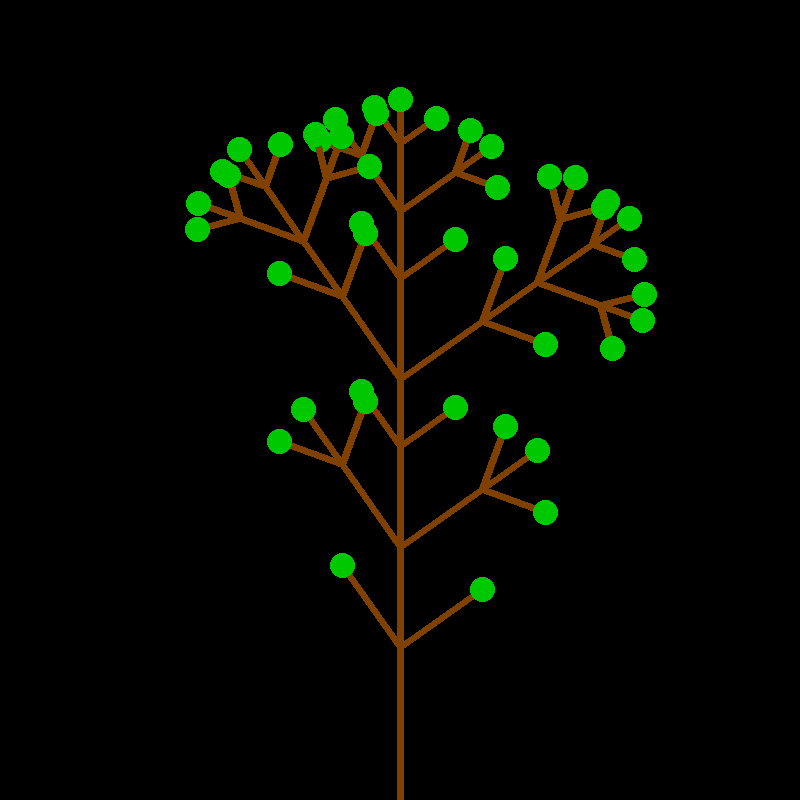

The Python source for this figure:

from PIL import Image, ImageDraw
from math import radians, sin, cos

SIZE = (800, 800)
START_POS = (400, 799)
LENGTH = 700
ANGLE_LEFT = 55
ANGLE_RIGHT = 35
WIDTH = 7
RADIUS = 12
LEAF_WIDTH = 20

def draw_tree(im, pos, bearing, depth, length, leaf):
    x, y = pos
    if depth > 1:
        draw_tree(im, pos, bearing, depth-1, length * 0.6, leaf=False)
        pos2 = (
            x + cos(radians(bearing)) * length * 0.6,
            y - sin(radians(bearing)) * length * 0.6
        )
        draw_tree(im, pos2, bearing, depth-1, length * 0.4, leaf=leaf)
        draw_tree(im, pos2, bearing - ANGLE_LEFT, depth-1, length * 0.4, leaf=True)
        draw_tree(im, pos2, bearing + ANGLE_RIGHT, depth-1, length * 0.4, leaf=True)
    else:
        pos2 = (
            x + cos(radians(bearing)) * length,
            y - sin(radians(bearing)) * length
        )
        d = ImageDraw.ImageDraw(im)
        d.line([pos, pos2], width=WIDTH, fill=(128, 64, 0))
        if leaf:
            d.circle(xy=pos2, radius=RADIUS, fill=(0, 200, 0), width=LEAF_WIDTH)

im = Image.new(size=SIZE, mode="RGB")
draw_tree(im, START_POS, bearing=90, depth=4, length=LENGTH, leaf=True)
im.save("tree.png")
im.show()